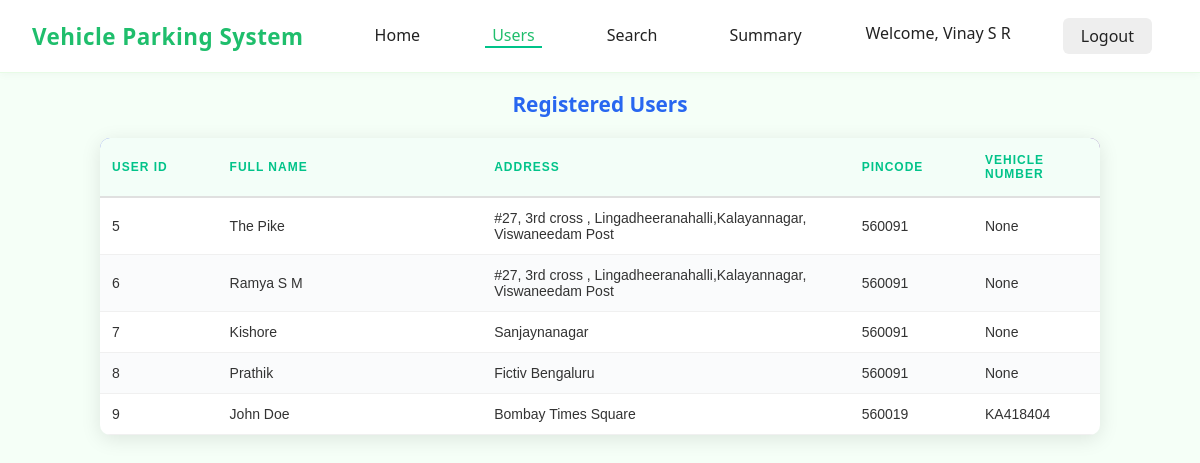
The app's page /admin/dashboard/users (signed in) with its own data.
### models/models.py (models this page shows)
class User(db.Model,UserMixin):
    __tablename__ = 'user'
    id = db.Column(db.Integer, primary_key=True, autoincrement=True)
    email = db.Column(db.Text, unique=True, nullable=False)
    password = db.Column(db.Text, nullable=False)
    full_name = db.Column(db.Text, nullable=False)
    address = db.Column(db.Text, nullable=False)
    pincode = db.Column(db.Text, nullable=False)
    vehicle_number = db.Column(db.Text,nullable=True)
    is_admin=db.Column(db.Text,default="user")

### controllers/controllers.py (the view)
@main.route('/admin/dashboard/users',methods=['GET'])
@login_required
@role_required('admin')
def admin_dashboard_users():
    registered_users=User.query.all()
    user_list_data={}
    if len(registered_users)>0:
        for user in registered_users:
            if user.is_admin=='user':
                user_list_data[user.id]={
                                            "full_name":user.full_name,
                                            "email":user.email,
                                            "address":user.address,
                                            "pincode":user.pincode,
                                            "vehicle_number":user.vehicle_number
                }
            else:
                 admin_name=user.full_name
    return render_template('dashboard_admin_users.html',user_list_data=user_list_data,admin_name=admin_name,name=current_user.full_name,id=current_user.id)

### app.py (called while the page is built)
def create_app():
    app = Flask(__name__, template_folder="templates")
    if os.getenv('ENV', 'development') != "production":
        print("Starting Local Development")
        app.config.from_object(LocalDevelopmentConfig)
    else:
        raise Exception("Currently no production config is setup")
    app.register_blueprint(main)
    db.init_app(app)
    login_manager = LoginManager()
    login_manager.login_view = "main.login"
    login_manager.init_app(app)
    @login_manager.user_loader
    def load_user(user_id):
        return User.query.get(int(user_id))
    return app

### controllers/controllers.py (called while the page is built)
def role_required(required_role):
    def decorator(f):
        @wraps(f)
        def decorated_function(*args, **kwargs):
            if not current_user.is_authenticated:
                flash('Please log in to access this page.', 'warning')
                return redirect(url_for('main.login'))
            if required_role == "admin" and current_user.is_admin != "Yes":
                flash('You do not have permission to access this page.', 'danger')
                return redirect(url_for('main.login'))
            return f(*args, **kwargs)
        return decorated_function
    return decorator

### templates/dashboard_admin_users.html (shortened to what this page needs)
<!DOCTYPE html>
<html lang="en">
<head>
  <link rel="stylesheet" href="{{ url_for ('static',filename='css/dashboard_admin_users_style.css')}}">
</head>
<body>
  <nav class="navbar">
    <div class="navbar-left">
      <span class="brand">Vehicle Parking System</span>
      <a href="{{ url_for('main.admin_dashboard') }}" class="nav-link">Home</a>
      <a href="{{ url_for('main.admin_dashboard_users') }}" class="nav-link active">Users</a>
      <a href="{{ url_for('main.search_admin') }}" class="nav-link">Search</a>
      <a href="{{ url_for('main.admin_summary') }}" class="nav-link">Summary</a>
    </div>
    <div class="navbar-right">
      <a href="{{ url_for('main.edit_profile',user_id=id )}}" class="welcome" title="Click to edit profile">Welcome, {{ name }}</a>
      <a href="{{ url_for('main.logout') }}" class="logout-btn">Logout</a>
    </div>
  </nav>
  <section class="history-section">
    <h2>Registered Users</h2>
    <table class="stylish-table">
        <thead>
            <tr>
                <th class="col-id">User ID</th>
                <th class="col-vehicle">Full Name</th>
                <th class="col-location"> Address</th>
                <th class="col-pincode">Pincode</th>
                <th class="col-vehiclenumber">Vehicle Number</th>
            </tr>
        </thead>
        <tbody>
           {% if user_list_data %}
                {% for user_id in user_list_data %}
                <tr>
                    <td>{{ user_id }}</td>
                    <td>{{ user_list_data[user_id].full_name }}</td>
                    <td>{{ user_list_data[user_id].address }} </td>
                    <td>{{ user_list_data[user_id].pincode }}</td>
                    <td>{{  user_list_data[user_id].vehicle_number }}</td>
                </tr>
                {% endfor %}
            {% else %}
            <tr><td colspan="4">No Registered Users.</td></tr>
            {% endif %}
        </tbody>
    </table>
</body>
</html>

### static/css/dashboard_admin_users_style.css (style rules this page uses)
body { font-family: 'Segoe UI', Arial, sans-serif; background: #f5fff7; margin: 0; padding: 0; color: #222; }
nav a { text-decoration: none; color: #222; margin: 0 16px; font-weight: 500; padding-bottom: 5px; border-bottom: 2px solid transparent; transition: border 0.2s; }
nav a.active, nav a:hover { border-bottom: 2px solid #00c389; color: #00c389; }
.logout-btn { background: #eee; border: none; border-radius: 6px; padding: 7px 18px; font-size: 1em; cursor: pointer; transition: background 0.2s; }
section { margin-bottom: 32px; }
h2 { color: #2867f0; font-size: 1.3em; margin-bottom: 18px; font-weight: 600; text-align: center; }
table { width: 100%; border-collapse: collapse; background: #fff; margin: 0 auto 16px auto; box-shadow: 0 2px 8px rgba(0,0,0,0.03); }
th, td { padding: 12px 14px; text-align: left; }
th { background: #f3fef8; color: #00c389; font-weight: 600; border-bottom: 2px solid #e0e0e0; }
td { border-bottom: 1px solid #e0e0e0; }
.navbar { display: flex; align-items: center; justify-content: space-between; background: #fff; padding: 18px 32px; border-bottom: 1px solid #e7fbe6; box-shadow: 0 2px 8px rgba(0,0,0,0.03); }
.navbar-left { display: flex; align-items: center; gap: 26px; }
.brand { color: #1fbe6c; font-size: 1.4rem; font-weight: 700; margin-right: 22px; letter-spacing: 0.5px; }
.nav-link { color: #222; text-decoration: none; font-weight: 500; padding: 0 7px; transition: color 0.2s; }
.nav-link.active, .nav-link:hover { color: #1fbe6c; }
.navbar-right { display: flex; align-items: center; gap: 20px; }
.welcome { color: #222; font-size: 1rem; font-weight: 500; }
.stylish-table { width: 85%; max-width: 1000px; margin: 20px auto; border-collapse: collapse; background: #fff; border-radius: 10px; overflow: hidden; box-shadow: 0 4px 20px rgba(0, 0, 0, 0.1); font-family: 'Arial', sans-serif; }
.stylish-table thead { background: linear-gradient(135deg, #667eea 0%, #764ba2 100%); color: white; }
.stylish-table th { padding: 15px 12px; text-align: left; font-weight: 600; text-transform: uppercase; font-size: 12px; letter-spacing: 1px; }
.stylish-table td { padding: 12px; border-bottom: 1px solid #f0f0f0; font-size: 14px; color: #333; }
.stylish-table tbody tr { transition: all 0.3s ease; }
.stylish-table tbody tr:nth-child(even) { background-color: #fafbfc; }
.col-id { width: 8%; }
.col-vehicle { width: 18%; }
.col-location { width: 25%; }
.col-vehiclenumber { width: 8%; }
.col-pincode { width: 8%; }

### records on screen
User: full_name "Vinay S R"
User: full_name "The Pike", address "#27, 3rd cross , Lingadheeranahalli,Kalayannagar, Viswaneedam Post", pincode "560091"
User: full_name "Ramya S M", address "#27, 3rd cross , Lingadheeranahalli,Kalayannagar, Viswaneedam Post", pincode "560091", vehicle_number "None"
User: full_name "Kishore", address "Sanjaynanagar", pincode "560091"
User: full_name "Prathik", address "Fictiv Bengaluru", pincode "560091"
User: full_name "John Doe", address "Bombay Times Square", pincode "560019", vehicle_number "KA418404"

### other values on screen
{{ user_id }} "5" "6" "7" "8" "9"
{{ user_list_data[user_id].vehicle_number }} "None" "None" "None"
